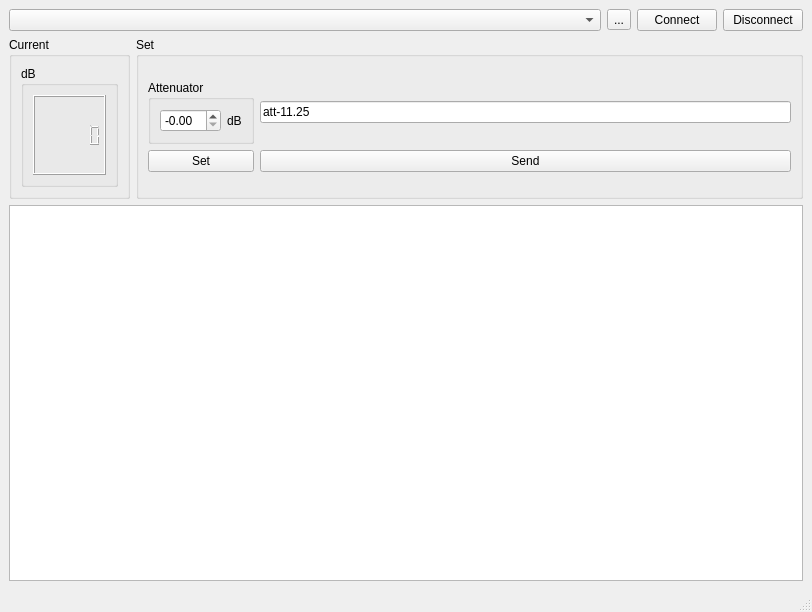
<?xml version="1.0" encoding="UTF-8"?>
<ui version="4.0">
 <class>MainWindow</class>
 <widget class="QMainWindow" name="MainWindow">
  <property name="geometry">
   <rect>
    <x>0</x>
    <y>0</y>
    <width>812</width>
    <height>612</height>
   </rect>
  </property>
  <property name="windowTitle">
   <string>MainWindow</string>
  </property>
  <widget class="QWidget" name="centralwidget">
   <layout class="QGridLayout" name="gridLayout_18">
    <item row="0" column="1">
     <layout class="QGridLayout" name="gridLayout">
      <item row="2" column="0">
       <layout class="QGridLayout" name="gridLayout_4">
        <item row="0" column="1">
         <widget class="QGroupBox" name="groupBox_2">
          <property name="sizePolicy">
           <sizepolicy hsizetype="Preferred" vsizetype="Preferred">
            <horstretch>0</horstretch>
            <verstretch>0</verstretch>
           </sizepolicy>
          </property>
          <property name="title">
           <string>Set</string>
          </property>
          <layout class="QGridLayout" name="gridLayout_8">
           <item row="0" column="2">
            <layout class="QGridLayout" name="gridLayout_14">
             <item row="0" column="2">
              <widget class="QLineEdit" name="write_data">
               <property name="text">
                <string>att-11.25</string>
               </property>
              </widget>
             </item>
             <item row="1" column="2">
              <widget class="QPushButton" name="send_pushButton">
               <property name="sizePolicy">
                <sizepolicy hsizetype="Minimum" vsizetype="Maximum">
                 <horstretch>0</horstretch>
                 <verstretch>0</verstretch>
                </sizepolicy>
               </property>
               <property name="text">
                <string>Send</string>
               </property>
              </widget>
             </item>
             <item row="0" column="1">
              <widget class="QGroupBox" name="groupBox_7">
               <property name="title">
                <string>Attenuator</string>
               </property>
               <layout class="QGridLayout" name="gridLayout_13">
                <item row="0" column="0">
                 <layout class="QGridLayout" name="gridLayout_15">
                  <item row="0" column="1" rowspan="2">
                   <widget class="QDoubleSpinBox" name="attenuation_doubleSpinBox">
                    <property name="minimumSize">
                     <size>
                      <width>0</width>
                      <height>0</height>
                     </size>
                    </property>
                    <property name="prefix">
                     <string>-</string>
                    </property>
                    <property name="suffix">
                     <string/>
                    </property>
                    <property name="decimals">
                     <number>2</number>
                    </property>
                    <property name="maximum">
                     <double>31.750000000000000</double>
                    </property>
                    <property name="singleStep">
                     <double>0.250000000000000</double>
                    </property>
                    <property name="stepType">
                     <enum>QAbstractSpinBox::StepType::AdaptiveDecimalStepType</enum>
                    </property>
                   </widget>
                  </item>
                  <item row="0" column="2" rowspan="2">
                   <widget class="QLabel" name="label_7">
                    <property name="text">
                     <string>dB</string>
                    </property>
                   </widget>
                  </item>
                 </layout>
                </item>
               </layout>
              </widget>
             </item>
             <item row="1" column="1">
              <widget class="QPushButton" name="set_pushButton">
               <property name="text">
                <string>Set</string>
               </property>
              </widget>
             </item>
            </layout>
           </item>
          </layout>
         </widget>
        </item>
        <item row="0" column="0">
         <widget class="QGroupBox" name="groupBox">
          <property name="title">
           <string>Current</string>
          </property>
          <layout class="QGridLayout" name="gridLayout_7">
           <item row="0" column="0">
            <layout class="QHBoxLayout" name="horizontalLayout_3">
             <item>
              <widget class="QGroupBox" name="groupBox_3">
               <property name="title">
                <string>dB</string>
               </property>
               <layout class="QGridLayout" name="gridLayout_9">
                <item row="0" column="0">
                 <widget class="QLCDNumber" name="currentattenuation_lcdNumber">
                  <property name="sizePolicy">
                   <sizepolicy hsizetype="Minimum" vsizetype="Maximum">
                    <horstretch>0</horstretch>
                    <verstretch>0</verstretch>
                   </sizepolicy>
                  </property>
                  <property name="minimumSize">
                   <size>
                    <width>0</width>
                    <height>80</height>
                   </size>
                  </property>
                  <property name="digitCount">
                   <number>6</number>
                  </property>
                 </widget>
                </item>
               </layout>
              </widget>
             </item>
            </layout>
           </item>
          </layout>
         </widget>
        </item>
       </layout>
      </item>
      <item row="0" column="0">
       <layout class="QHBoxLayout" name="horizontalLayout">
        <item>
         <widget class="QComboBox" name="device_comboBox">
          <property name="sizePolicy">
           <sizepolicy hsizetype="Expanding" vsizetype="Fixed">
            <horstretch>0</horstretch>
            <verstretch>0</verstretch>
           </sizepolicy>
          </property>
         </widget>
        </item>
        <item>
         <widget class="QToolButton" name="refreshDevices_toolbutton">
          <property name="toolTip">
           <string>Refresh</string>
          </property>
          <property name="text">
           <string>...</string>
          </property>
         </widget>
        </item>
        <item>
         <widget class="QPushButton" name="connect_pushButton">
          <property name="text">
           <string>Connect</string>
          </property>
         </widget>
        </item>
        <item>
         <widget class="QPushButton" name="disconnect_pushButton">
          <property name="text">
           <string>Disconnect</string>
          </property>
         </widget>
        </item>
       </layout>
      </item>
     </layout>
    </item>
    <item row="1" column="1">
     <widget class="QPlainTextEdit" name="data_plainTextEdit"/>
    </item>
   </layout>
  </widget>
  <widget class="QMenuBar" name="menubar">
   <property name="geometry">
    <rect>
     <x>0</x>
     <y>0</y>
     <width>812</width>
     <height>24</height>
    </rect>
   </property>
  </widget>
  <widget class="QStatusBar" name="statusbar"/>
 </widget>
 <resources/>
 <connections/>
</ui>
